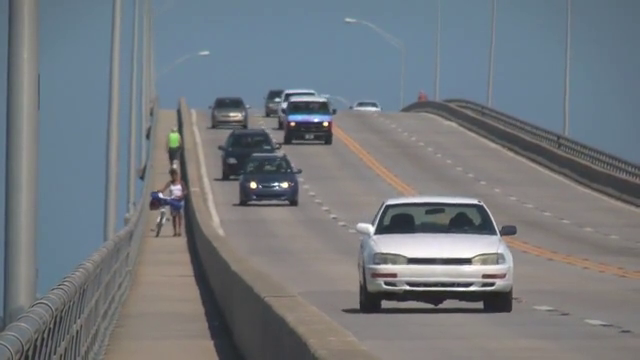
#> input picture frame 91 of material/Video2.mp4, 640 x 360 px, given in place of Video.mp4, which was not available
$ python background_sub.py
#> lines starting #> are read from the running program, lines starting #| are printed output that depends on the picture; after the words box and inside, x2 and y2 are one past the last pixel; in counts of white or black regions, pixels touching at a corner belong together; pictures that were not available may be replaced by others from this repository, and a replacement may not be noted
import numpy as np
import cv2


def bg_update(current_frame, prev_bg, alpha):
    bg = alpha * current_frame + (1 - alpha) * prev_bg

    # print(f"Background dtype (before): {bg.dtype}")
    # print(f"Background dtype (after): {bg.dtype}")

    bg = np.uint8(bg)

    return bg

background = None
MAX_FRAMES = 1000
THRESH = 50
MAXVAL = 255
ALPHA = 0.05

cap = cv2.VideoCapture("../material/Video.mp4")


for t in range(MAX_FRAMES):
    # Capture frame-by-frame
    ret, frame = cap.read()

    # If video end reached
    if not ret:
        break

    # Convert frame to grayscale
    frame_gray = cv2.cvtColor(frame, cv2.COLOR_RGB2GRAY)

    if t == 0:
        # Train background with first frame
        background = frame_gray
    else:
        # Background subtraction
        diff = cv2.absdiff(background, frame_gray)

        # Mask thresholding
        ret, motion_mask = cv2.threshold(diff, THRESH, MAXVAL, cv2.THRESH_BINARY)

        # Update background
        # background = bg_update(frame_gray, background, alpha = ALPHA)

        # Display the resulting frames
        cv2.imshow('Frame', frame)
        cv2.imshow('Motion mask', motion_mask)
        cv2.imshow('Background', background)

        # Wait and exit if q is pressed
        if cv2.waitKey(1) == ord('q') or not ret:
            break
#> this loop made 2 passes; (key q is pressed on pass 2)
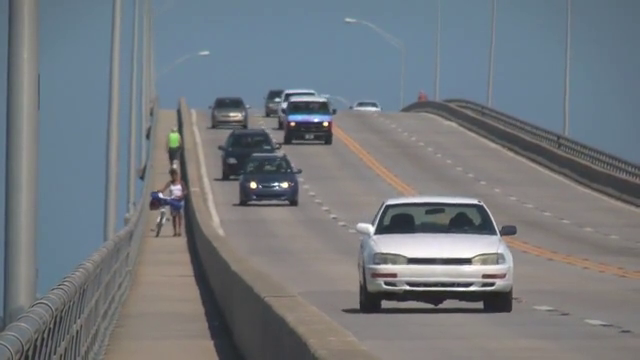
#> input picture frame 91 of material/Video2.mp4, 640 x 360 px, given in place of Video.mp4, which was not available
#> pass 1, `frame_gray = cv2.cvtColor(frame, cv2.COLOR_RGB2GRAY)`:
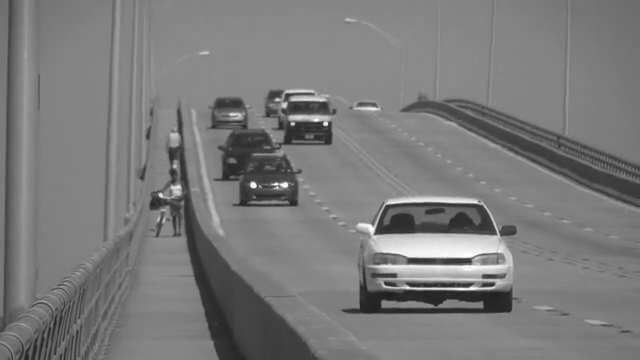
#> frame_gray: shape (360, 640); min 30, max 255, mean 122.2
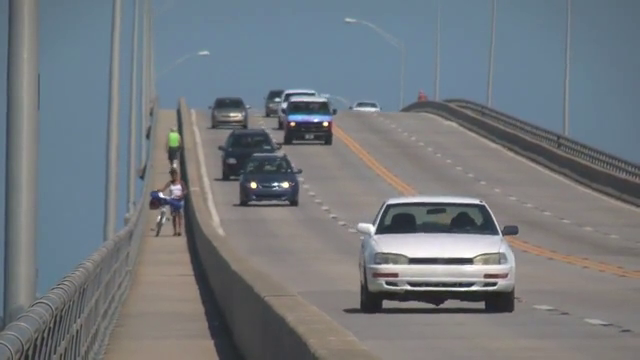
#> input picture frame 92 of material/Video2.mp4, 640 x 360 px, given in place of Video.mp4, which was not available
#> pass 2, `diff = cv2.absdiff(background, frame_gray)`:
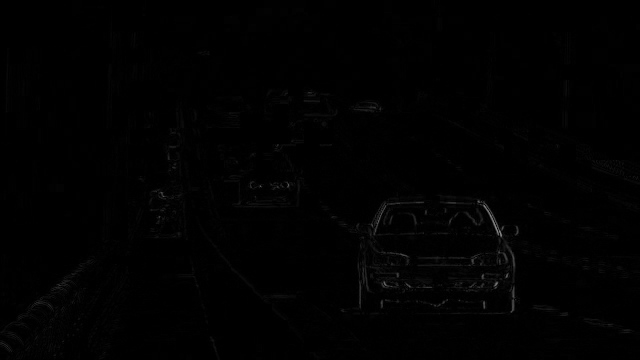
#> diff: shape (360, 640); min 0, max 138, mean 1.3
#> pass 2, `ret, motion_mask = cv2.threshold(diff, THRESH, MAXVAL, cv2.THRESH_BINA..`:
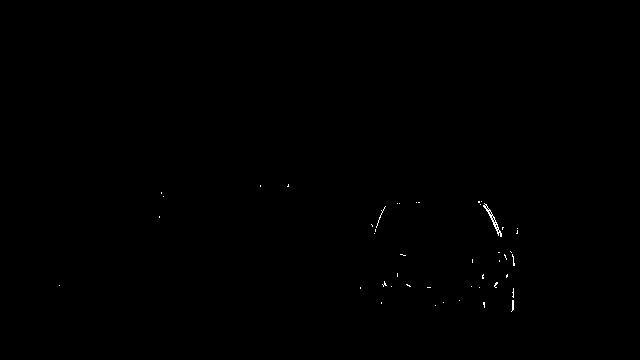
#> motion_mask: shape (360, 640); 0.14% white in thin lines or dots, all inside (x1, y1, x2, y2) = (59, 184, 518, 312)
#> frame is the input picture: shape (360, 640, 3); mean B, G, R 126.3, 121.1, 115.4

# When everything done, release the capture
cap.release()
cv2.destroyAllWindows()

$ run again, starting later in the video
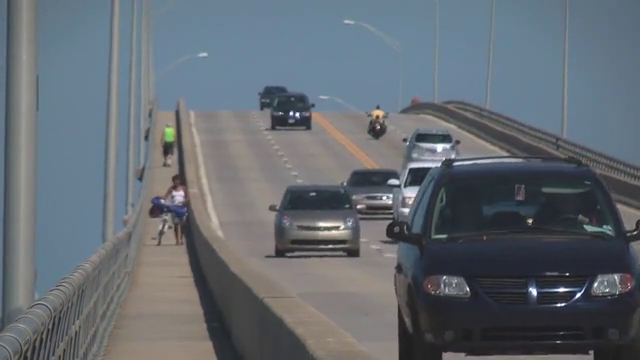
#> input picture frame 411 of material/Video2.mp4, 640 x 360 px, given in place of Video.mp4, which was not available
#> the loop `for t in range(MAX_FRAMES):` made 2 passes; (key q is pressed on pass 2)
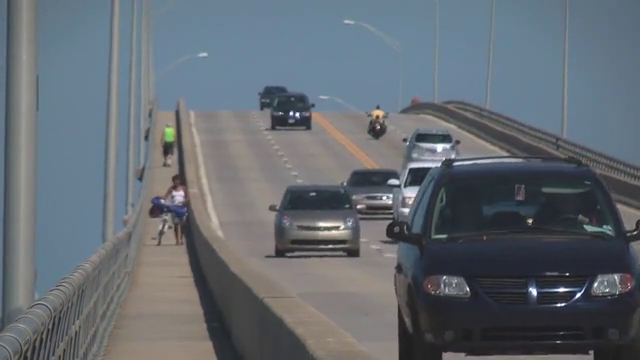
#> input picture frame 411 of material/Video2.mp4, 640 x 360 px, given in place of Video.mp4, which was not available
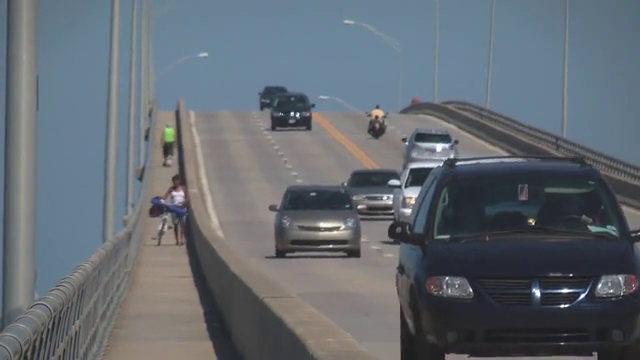
#> input picture frame 412 of material/Video2.mp4, 640 x 360 px, given in place of Video.mp4, which was not available
#> pass 2, `ret, motion_mask = cv2.threshold(diff, THRESH, MAXVAL, cv2.THRESH_BINA..`:
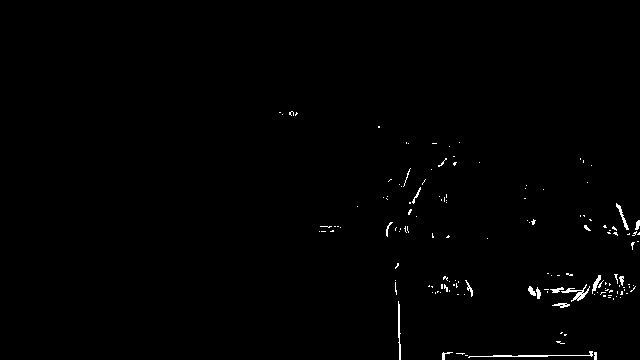
#> motion_mask: shape (360, 640); 0.7% white in thin lines or dots, all inside (x1, y1, x2, y2) = (279, 111, 640, 360)
#> frame is the input picture: shape (360, 640, 3); mean B, G, R 113.7, 106.5, 99.2

$ run again, starting later in the video
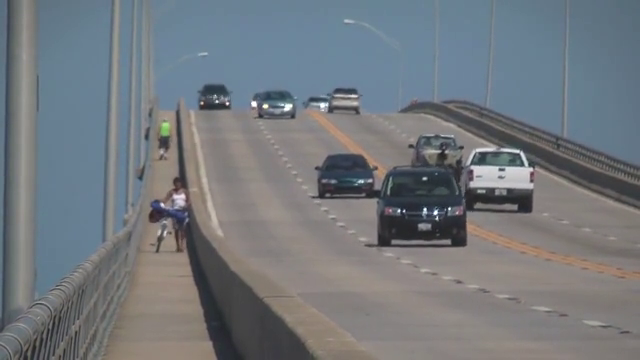
#> input picture frame 731 of material/Video2.mp4, 640 x 360 px, given in place of Video.mp4, which was not available
#> the loop `for t in range(MAX_FRAMES):` made 2 passes; (key q is pressed on pass 2)
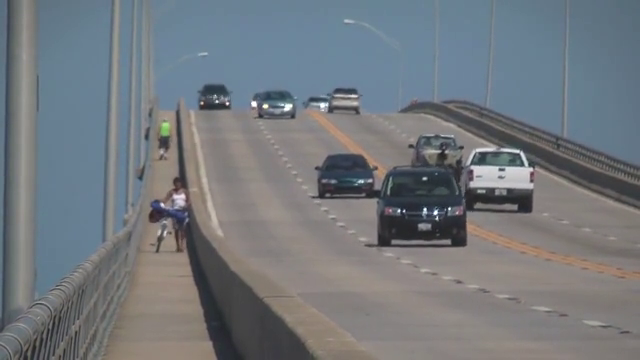
#> input picture frame 731 of material/Video2.mp4, 640 x 360 px, given in place of Video.mp4, which was not available
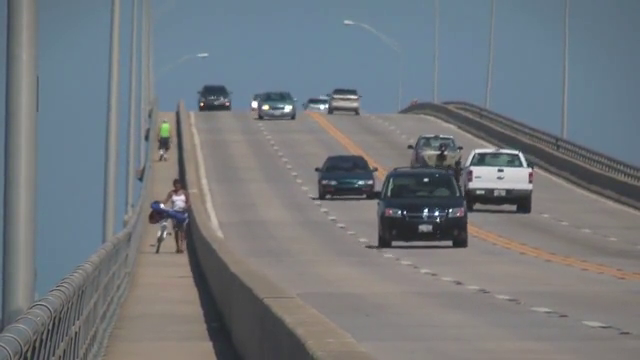
#> input picture frame 732 of material/Video2.mp4, 640 x 360 px, given in place of Video.mp4, which was not available
#> pass 2, `ret, motion_mask = cv2.threshold(diff, THRESH, MAXVAL, cv2.THRESH_BINA..`:
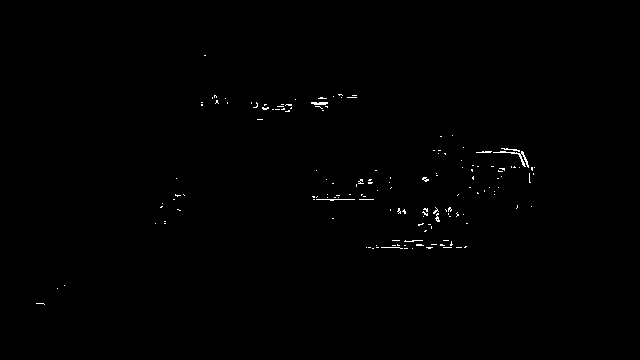
#> motion_mask: shape (360, 640); 0.41% white in thin lines or dots, all inside (x1, y1, x2, y2) = (36, 55, 535, 305)
#> frame is the input picture: shape (360, 640, 3); mean B, G, R 125.3, 120.4, 114.9
